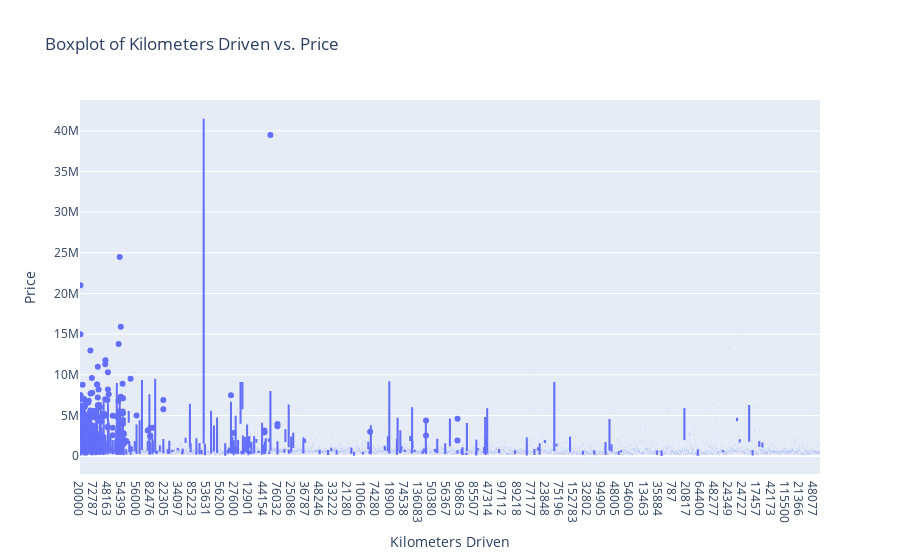

This figure's notebook cell:
### Code cell
# Boxplot for kms driven

fig = px.box(df_1, x='Kilometers_driven', y='Price', title='Boxplot of Kilometers Driven vs. Price')
fig.update_layout(xaxis_title='Kilometers Driven', yaxis_title='Price')
fig.show()

### Figure 1 — Plotly figure (JSON) as saved in the notebook; plotly's stock layout.template omitted (floating-point values rounded to 4 significant figures; data arrays with more than 128 entries replaced by an {"elided": "..."} marker saying what was removed)
{"data": [{"alignmentgroup": "True", "hovertemplate": "Kilometers_driven=%{x}<br>Price=%{y}<extra></extra>", "legendgroup": "", "marker": {"color": "#636efa"}, "name": "", "notched": false, "offsetgroup": "", "orientation": "v", "showlegend": false, "type": "box", "x": {"elided": "8369 str values"}, "x0": " ", "xaxis": "x", "y": {"elided": "8369 float values"}, "y0": " ", "yaxis": "y"}], "layout": {"boxmode": "group", "legend": {"tracegroupgap": 0}, "title": {"text": "Boxplot of Kilometers Driven vs. Price"}, "xaxis": {"anchor": "y", "domain": [0, 1], "title": {"text": "Kilometers Driven"}}, "yaxis": {"anchor": "x", "domain": [0, 1], "title": {"text": "Price"}}}}
